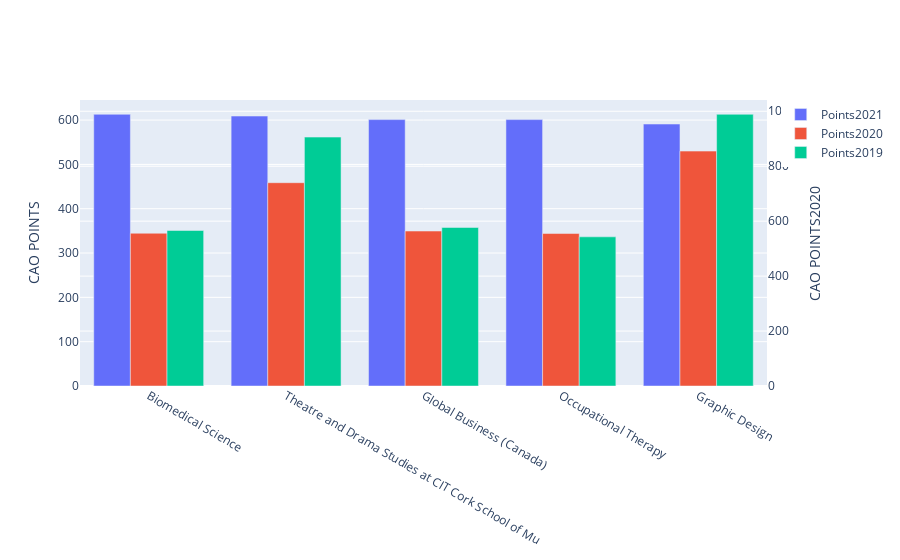

Notebook source saved alongside this figure:
### Code cell
#ref https://www.weirdgeek.com/2020/05/plot-multiple-bar-graph-using-pythons-plotly-library/
fig = go.Figure(
    data=[
        go.Bar(name='Points2021', x=ac3top21["title"], y=ac3top21["points_r1_2021"], yaxis='y', offsetgroup=1),
        go.Bar(name='Points2020', x=ac3top21["title"], y=ac3top21["points_r1_2020"], yaxis='y2', offsetgroup=2),
        go.Bar(name='Points2019', x=ac3top21["title"], y=ac3top21["points_r1_2019"], yaxis='y2', offsetgroup=3)
    ],
    layout={
        'yaxis': {'title': 'CAO POINTS '},
        'yaxis2': {'title': 'CAO POINTS2020', 'overlaying': 'y', 'side': 'right'}
    , 'yaxis3':{'title': '','overlaying': 'y','side': 'right'}}
)
 
# Change the bar mode
fig.update_layout(barmode='group')
fig.show()

### Figure 1 — Plotly figure (JSON) as saved in the notebook; plotly's stock layout.template omitted (floating-point values rounded to 4 significant figures)
{"data": [{"name": "Points2021", "offsetgroup": "1", "type": "bar", "x": ["Biomedical Science", "Theatre and Drama Studies at CIT Cork School of Mu", "Global Business (Canada)", "Occupational Therapy", "Graphic Design"], "y": [613, 609, 601, 601, 591], "yaxis": "y"}, {"name": "Points2020", "offsetgroup": "2", "type": "bar", "x": ["Biomedical Science", "Theatre and Drama Studies at CIT Cork School of Mu", "Global Business (Canada)", "Occupational Therapy", "Graphic Design"], "y": [556, 740, 564, 555, 855], "yaxis": "y2"}, {"name": "Points2019", "offsetgroup": "3", "type": "bar", "x": ["Biomedical Science", "Theatre and Drama Studies at CIT Cork School of Mu", "Global Business (Canada)", "Occupational Therapy", "Graphic Design"], "y": [566, 906, 577, 543, 989], "yaxis": "y2"}], "layout": {"autosize": true, "barmode": "group", "xaxis": {"autorange": true, "range": [-0.5, 4.5], "type": "category"}, "yaxis": {"autorange": true, "range": [0, 645.3], "title": {"text": "CAO POINTS "}, "type": "linear"}, "yaxis2": {"autorange": true, "overlaying": "y", "range": [0, 1041.0], "side": "right", "title": {"text": "CAO POINTS2020"}, "type": "linear"}, "yaxis3": {"overlaying": "y", "side": "right", "title": {"text": ""}}}}
